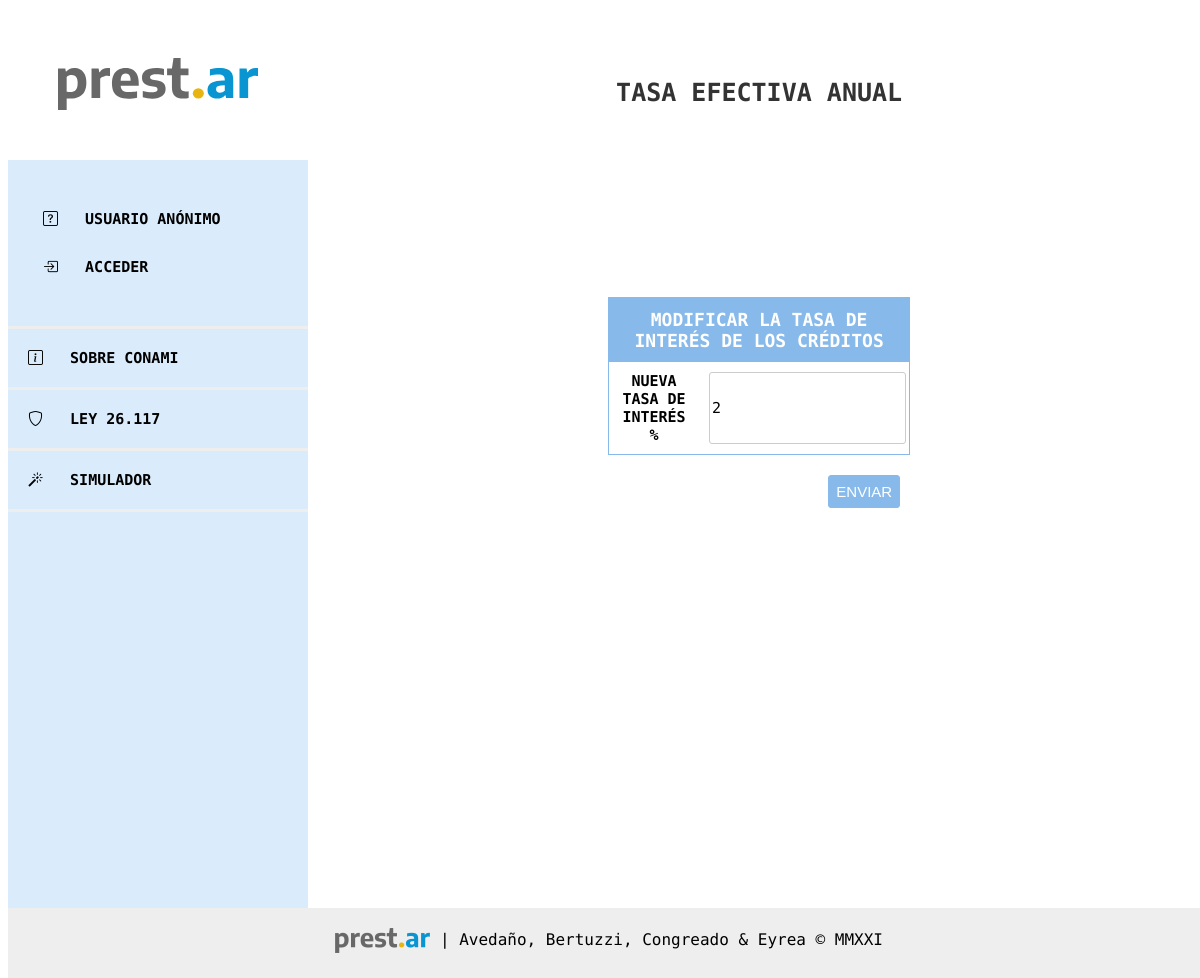
The page /configuracion/tasa/1/edit/ on the database as committed earlier.
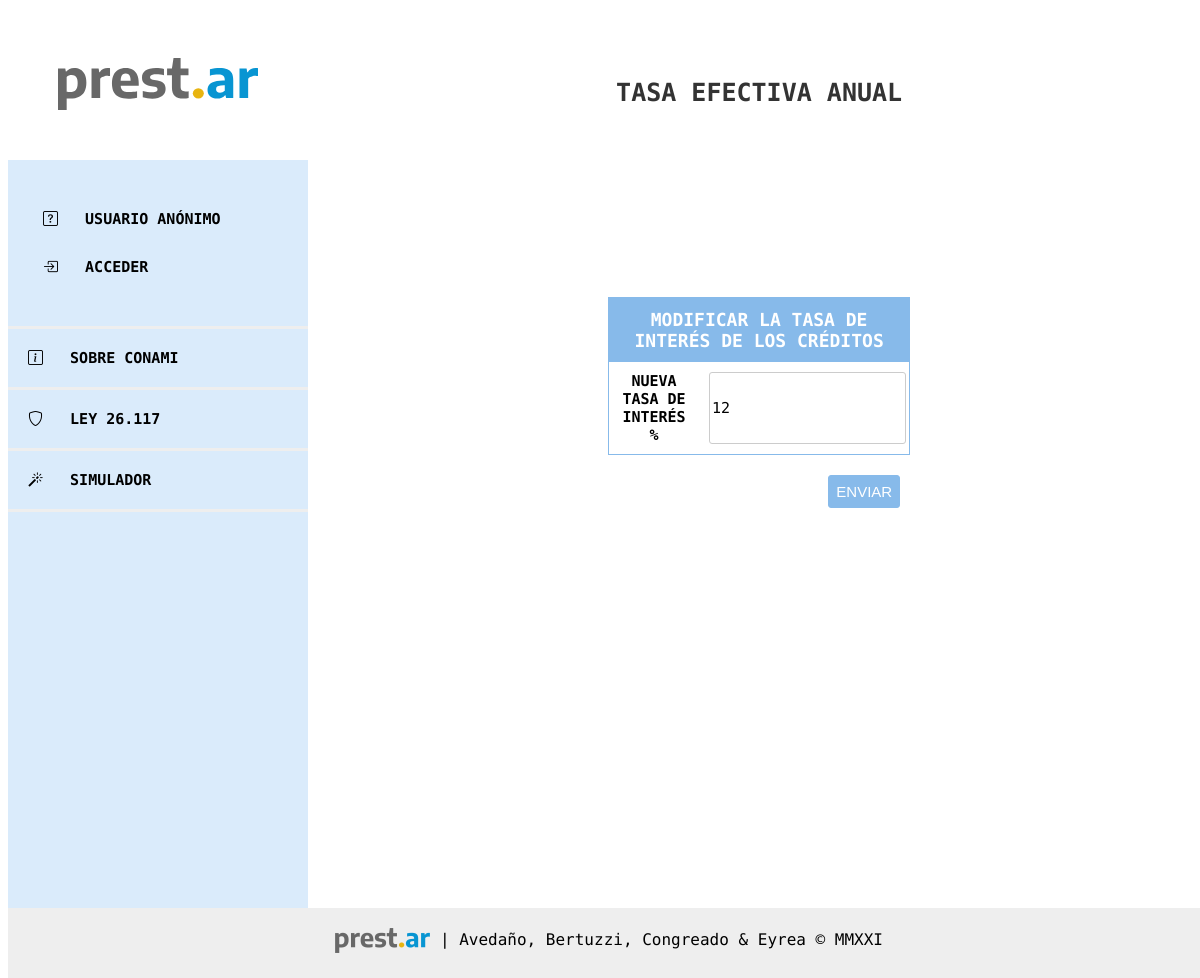
The same page on the database as committed later.
### prestamos/models.py (models this page shows, shortened)
class TasaInteres(models.Model):
    author = models.ForeignKey(
        settings.AUTH_USER_MODEL, on_delete=models.CASCADE)
    tasa = models.PositiveIntegerField()
    created_date = models.DateTimeField(
        default=timezone.now)

### prestamos/views.py (the view)
def tasa_edit(request, pk):
    tasa = get_object_or_404(TasaInteres, pk=pk)
    if request.method == "POST":
        form = TasaInteresForm(request.POST, instance=tasa)
        if form.is_valid():
            tasa = form.save(commit=False)
            tasa.created_date = timezone.now()
            tasa.save()
            return redirect('tasa_detail', pk=tasa.pk)
    else:
        form = TasaInteresForm(instance=tasa)
    return render(request, 'configuracion/tasa_edit.html', {'form': form})

### prestamos/forms.py
class TasaInteresForm(forms.ModelForm):
    class Meta:
        model = TasaInteres
        fields = ['tasa']

### prestamos/templates/configuracion/tasa_edit.html
{% extends 'base.html' %}
{% block content %}
<header>
	TASA EFECTIVA ANUAL
</header>
<main>
    <form target="_self"  method="POST" class="tasa-form">{% csrf_token %}
			<div class="caja">
     			<div class="grid-item titulo">MODIFICAR LA TASA DE INTERÉS DE LOS CRÉDITOS</div>
                <div class="grid-item texto" style="text-align:center">NUEVA TASA DE INTERÉS %</div>
                <div class="grid-item">{{ form.tasa }} </div>
			</div>
		<button class="save btn btn-default">ENVIAR</button>
	</form>
</main>
{% endblock %}

Rows that differ between the two databases and show on the page:
changed TasaInteres: tasa "2" → "12"
